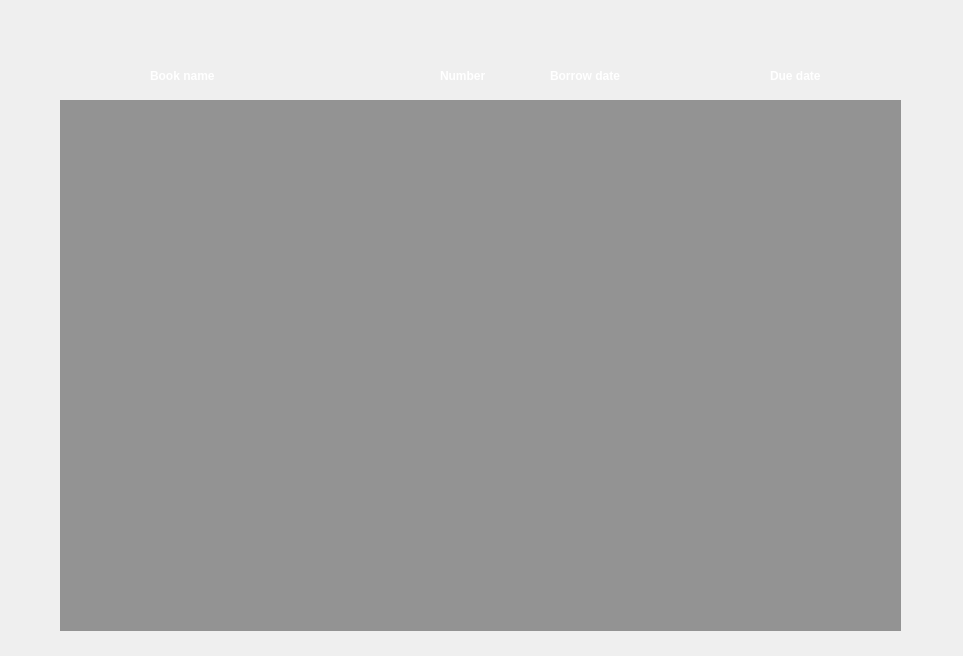
<?xml version="1.0" encoding="UTF-8"?>
<ui version="4.0">
 <class>RentingBook</class>
 <widget class="QDialog" name="RentingBook">
  <property name="geometry">
   <rect>
    <x>0</x>
    <y>0</y>
    <width>963</width>
    <height>656</height>
   </rect>
  </property>
  <property name="windowTitle">
   <string>Rented book</string>
  </property>
  <property name="windowIcon">
   <iconset resource="LIBPRO.qrc">
    <normaloff>:/icon/Resources/icon/LP icon.png</normaloff>:/icon/Resources/icon/LP icon.png</iconset>
  </property>
  <property name="styleSheet">
   <string notr="true">QTableWidget:item

{
color:white;
padding:5px;
margin:15px;
margin-left:0px;
font-size:12px;
font-weight:700;
font-family:&quot;Open Sans&quot;;
border:0px;
}
QTableWidget
{
alternate-background-color: rgba(255,255,255,0.1);
}
</string>
  </property>
  <widget class="QTableWidget" name="tableWidget">
   <property name="geometry">
    <rect>
     <x>60</x>
     <y>100</y>
     <width>841</width>
     <height>531</height>
    </rect>
   </property>
   <property name="styleSheet">
    <string notr="true">background-color:rgba(55,55,55,0.5);
border-radius:0px;
gridline-color: rgba(55,55,55,0.5);

border:0px;
</string>
   </property>
  </widget>
  <widget class="QLabel" name="Usernamelbl_6">
   <property name="geometry">
    <rect>
     <x>150</x>
     <y>60</y>
     <width>91</width>
     <height>31</height>
    </rect>
   </property>
   <property name="styleSheet">
    <string notr="true">font: 10pt &quot;Segoe UI&quot;;
font-weight:500;
color:white;</string>
   </property>
   <property name="text">
    <string>Book name</string>
   </property>
  </widget>
  <widget class="QLabel" name="Usernamelbl_7">
   <property name="geometry">
    <rect>
     <x>440</x>
     <y>60</y>
     <width>91</width>
     <height>31</height>
    </rect>
   </property>
   <property name="styleSheet">
    <string notr="true">font: 10pt &quot;Segoe UI&quot;;
font-weight:500;
color:white;</string>
   </property>
   <property name="text">
    <string>Number</string>
   </property>
  </widget>
  <widget class="QLabel" name="Usernamelbl_8">
   <property name="geometry">
    <rect>
     <x>550</x>
     <y>60</y>
     <width>101</width>
     <height>31</height>
    </rect>
   </property>
   <property name="styleSheet">
    <string notr="true">font: 10pt &quot;Segoe UI&quot;;
font-weight:500;
color:white;</string>
   </property>
   <property name="text">
    <string>Borrow date</string>
   </property>
  </widget>
  <widget class="QLabel" name="Usernamelbl_9">
   <property name="geometry">
    <rect>
     <x>770</x>
     <y>60</y>
     <width>91</width>
     <height>31</height>
    </rect>
   </property>
   <property name="styleSheet">
    <string notr="true">font: 10pt &quot;Segoe UI&quot;;
font-weight:500;
color:white;</string>
   </property>
   <property name="text">
    <string>Due date</string>
   </property>
  </widget>
 </widget>
 <resources>
  <include location="LIBPRO.qrc"/>
 </resources>
 <connections/>
</ui>
